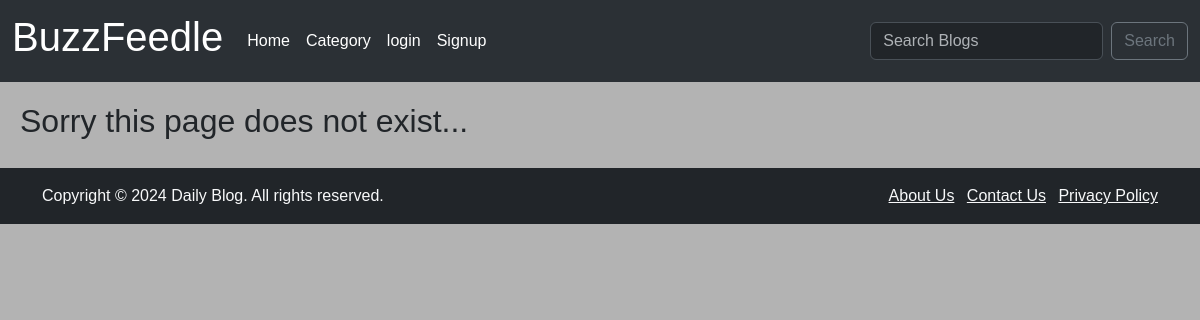
The page /category/sports/ on the database as committed earlier.
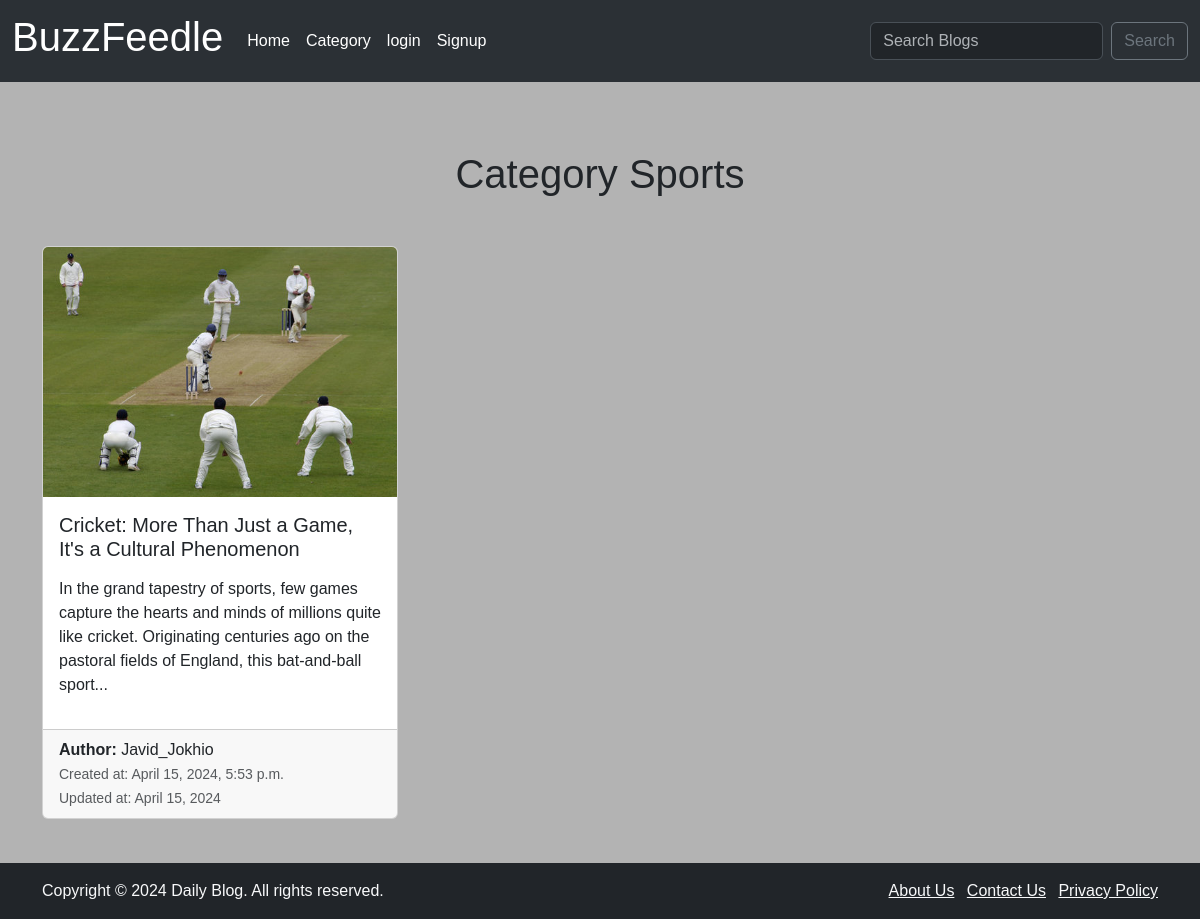
The same page on the database as committed later.
### App/models.py (models this page shows, shortened)
class Product(models.Model):
    author = models.ForeignKey(User ,on_delete=models.CASCADE )
    name = models.CharField(max_length=255)
    description = RichTextField(blank=True, null=True)
    category = models.CharField(max_length=255, default="uncategorized" )
    image = models.ImageField( upload_to='products/')
    created_at = models.DateTimeField(auto_now_add=True)
    updated_at = models.DateField(auto_now=True)
    likes = models.ManyToManyField(User, related_name="blog_post")
    def short_description(self):
        word = self.description.split()  #spilt the word into list
        if len(word) > 50:  # if word are greater than 50 then
            return " ".join(word[:30]) + "..."
        else:
            return self.description

### App/views.py (the view)
# urls.py: path("category/<str:cats>/", views.cateogry_views, name='category'),
def cateogry_views(request, cats):
    category_list = Product.objects.filter(category=cats.replace('-', ' '))
    return render(request, "categories.html", {"cats":cats.title().replace('-', ' '), "category_list":category_list})

### App/templates/categories.html (shortened to what this page needs)
{% extends 'base.html' %}
{% block content %}
{% if category_list %}
    <div class="container mt-5">
        <h1 class="text-center mb-5">Category {{cats}}</h1>
        <div class="row">
            {% for product in category_list %}
            <div class="col-md-4 mb-4">
                <div class="card h-100">
                    <a href="{% url 'product_detail' pk=product.pk %}" style="text-decoration: none; color: inherit;">
                        <img src="{{ product.image.url }}" alt="{{ product.created_name }}" class="card-img-top"
                        style="height: 250px; object-fit: cover;">
                    <div class="card-body">
                        <h5 class="card-title">{{ product.name }}</h5>
                        </a>
                        <p class="card-text">{{ product.short_description|safe }}</p>
                    </div>
                    <div class="card-footer">
                        <p class="mb-0"><strong>Author:</strong> {{ product.author }}</p>
                        <small class="text-muted">Created at: {{ product.created_at }}</small><br>
                        <small class="text-muted">Updated at: {{ product.updated_at }}</small>
                    </div>
                </div>
            </div>
            {% endfor %}
        </div>
    </div>
{% else %}
<h2>Sorry this page does not exist... </h2>
{% endif  %}
{% endblock %}

### App/templates/base.html (shortened to what this page needs)
{% load static %}
<!DOCTYPE html>
<html lang="en">
<head>
    <link rel="stylesheet" href="https://maxcdn.bootstrapcdn.com/bootstrap/4.5.2/css/bootstrap.min.css">
    <link href="https://cdn.jsdelivr.net/npm/bootstrap@5.3.3/dist/css/bootstrap.min.css" rel="stylesheet"
>
    <link rel="stylesheet" type="text/css" href="{% static 'css/stylesheet.css' %}">
    <link rel="stylesheet" href="https://cdn.jsdelivr.net/npm/bootstrap-icons@1.11.3/font/bootstrap-icons.min.css">
</head>
<body>
    {% include 'particals/_header.html' %}
    <div class="content">
        {% block content %}
        {% endblock %}
    </div>
    {% include 'particals/_footer.html' %}
</body>
</html>

### App/templates/particals/_header.html (shortened to what this page needs)
{% load static %}
<nav class="navbar navbar-expand-lg bg-body-tertiary" data-bs-theme="dark">
    <div class="container-fluid">
      <a class="navbar-brand" href="#"><h1>Buzz<span>Feedle</span></h1></a>
      <div class="collapse navbar-collapse" id="navbarSupportedContent">
        <ul class="navbar-nav me-auto mb-2 mb-lg-0">
          <li class="nav-item">
            <a class="nav-link active" aria-current="page" href="{% url 'product_list' %}">Home</a>
          </li>
          {% if cat_menu %}
          <li class="nav-item dropdown">
            <a class="nav-link dropdown-toggle" href="#" id="navbarDropdown" role="button" data-toggle="dropdown" aria-haspopup="true" aria-expanded="false">
              Category
            </a>
            <div class="dropdown-menu" aria-labelledby="navbarDropdown">
              {% for item in cat_menu %}
              <a class="dropdown-item" href="{% url 'category' item|slugify %}">{{item}}</a>
              {% endfor %}
            </div>
          </li>
          {% else %}
          <li class="nav-item">
            <a class="nav-link active" aria-current="page" href="{% url 'category-list' %}">Category </a>
          </li>
          {% endif %}
          {% if user.is_authenticated %}
          <li class="nav-item">
            <a class="nav-link active " href="{% url 'add_post' %}"><i class="bi bi-upload"> Post BLOG</i></a>
          </li>
          <li class="nav-item">
            <a class="nav-link active" aria-current="page" href="{% url 'add_category' %}">Add Category </a>
          </li>
          <li class="nav-item dropdown">
            <a class="nav-link dropdown-toggle" href="#"  role="button" data-toggle="dropdown"  aria-expanded="false">
              Profile
            </a>
            <ul class="dropdown-menu">
              {% if user.profile.id %}
                <li><a class="dropdown-item" href="{% url 'show_profile' user.profile.id %}">Show Profile</a></li>
                <li><a class="dropdown-item" href="{% url 'edit_profile_page' user.profile.id %}">Edit Profile</a></li>
              {% else %}
              <li><a class="dropdown-item" href="{% url 'create_profile_page' %}">Create Profile </a></li>
              {% endif %}
              <li><a class="dropdown-item" href="{% url 'edit_profile' %}">Edit Setting </a></li>
            </ul>
          </li>
          <li class="nav-item">
            <a class="nav-link active" aria-current="page" href="{% url 'logout' %}">logout </a>
          </li>
          {% else %}
          <li class="nav-item">
            <a class="nav-link active" aria-current="page" href="{% url 'login' %}">login </a>
          </li>
          <li class="nav-item">
            <a class="nav-link active" aria-current="page" href="{% url 'signup' %}">Signup </a>
          </li>
          {% endif  %}
        </ul>
        <form class="d-flex" role="search" method=POST action=" {% url 'search_bar' %}">
          <input class="form-control me-2" type="search" placeholder="Search Blogs" aria-label="Search" name="searched">
          <button class="btn btn-outline-secondary" type="submit">Search</button>
        </form>
      </div>
    </div>
  </nav>

### App/templates/particals/_footer.html
{% load static %}
<footer class="bg-dark text-light mt-auto">
    <div class="container py-3">
        <div class="row">
            <div class="col-md-6">
                <p class="text-center text-md-start mb-0">Copyright &copy; 2024 Daily Blog. All rights reserved.</p>
            </div>
            <div class="col-md-6">
                <ul class="list-inline text-center text-md-end mb-0">
                    <li class="list-inline-item"><a href="{% url 'about_page' %}" class="text-light">About Us</a></li>
                    <li class="list-inline-item"><a href="{% url 'contact_page' %}" class="text-light">Contact Us</a></li>
                    <li class="list-inline-item"><a href="#" class="text-light">Privacy Policy</a></li>
                </ul>
            </div>
        </div>
    </div>
</footer>

### App/static/css/stylesheet.css (style rules this page uses)
body { font-family: Arial, Helvetica, sans-serif; margin: 0; padding: 0; background-color: #b3b3b3; }
.content { padding: 20px; background-color: #b3b3b3; font-family: Arial, Helvetica, sans-serif; margin: 0; }

Rows that differ between the two databases and show on the page:
added Product: category "Sports", image (picture), name "Cricket: More Than Just a Game, It's a Cultural Phenomenon", short_description "In the grand tapestry of sports, few games capture the hearts and minds of millions quite like cricket. Originating centuries ago on the pastoral fields of England, this bat-and-ball sport...", author "Javid_Jokhio", created_at "April 15, 2024, 5:53 p.m.", updated_at "April 15, 2024"
Other text that changed with them:
text no longer shown: "Sorry this page does not exist..."
text now shown: "Category"
